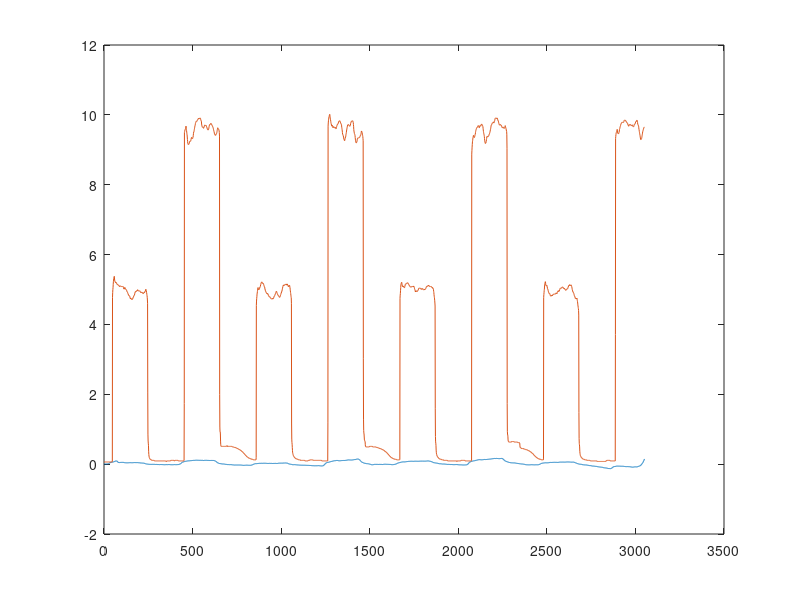

MATLAB code for this plot: (Note: this script raises an error after producing the figure.)
clc;clear all;close all;
addpath('utils')


load('real_data.mat')


t = imageFrameTimes(WCextremaPoss(1):WCextremaPoss(end));

% h = heights_all{cellNum}(edgeNum);
gamma = (WCdiff(WCextremaPoss(1):WCextremaPoss(end))/opt.px2mum)/h;


tt = flowmeterTimes(flowExtremaPoss(1):flowExtremaPoss(end));

tau = (flowmeterValues(flowExtremaPoss(1):flowExtremaPoss(end))/12.98)*0.1;


ttt = tt(1):0.1:tt(end);


gamma = fillmissing(interp1(t,gamma,ttt),'nearest');

tau = fillmissing(interp1(tt,tau,ttt),'nearest');

plot(gamma)
hold on 
plot(tau)


[T,S]=deconvolution(gamma,tau);

figure
plot(S)
hold on
plot(conv(tau,S,'same'))





